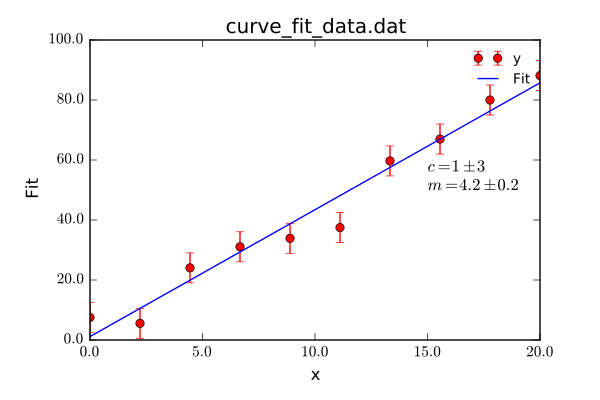

This chart was generated by the following Python code:
from Stoner import Data
import numpy as np
from numpy.random import normal

def linear(x,m,c):
    return m*x+c

d=Data("curve_fit_data.dat",setas="xye")
d.plot(fmt="ro")
popt,pcov=d.curve_fit(linear,result=True,replace=False,header="Fit")
d.setas="x..y"
d.plot(fmt="b-")
d.annotate_fit(linear)
d.draw()
